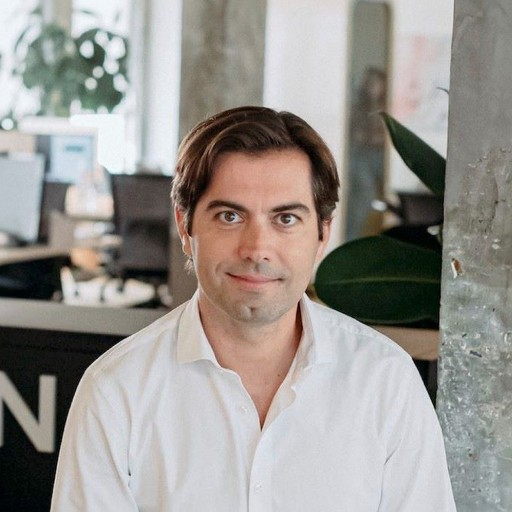
#> input picture .github/examples/face.jpeg, 512 x 512 px
$ python -i utils.py   (imports and definitions only)
#> lines starting #> are read from the running program, lines starting #| are printed output that depends on the picture; after the words box and inside, x2 and y2 are one past the last pixel; in counts of white or black regions, pixels touching at a corner belong together
#> further down, picture is the input picture: shape (512, 512, 3); mean B, G, R 144.7, 149.3, 153.2
import io
import cv2
import numpy as np
from fastapi import UploadFile
from PIL import Image, ImageDraw

# [1 line not run here, left out]


# [49 lines left out: functions get_nparray_from_uploadfile, add_watermark, round_img, not called in this run]
import cv2
import numpy as np

def detect_face_in_image(img):
    # Convert the image to grayscale for face detection
    gray = cv2.cvtColor(img, cv2.COLOR_BGR2GRAY)
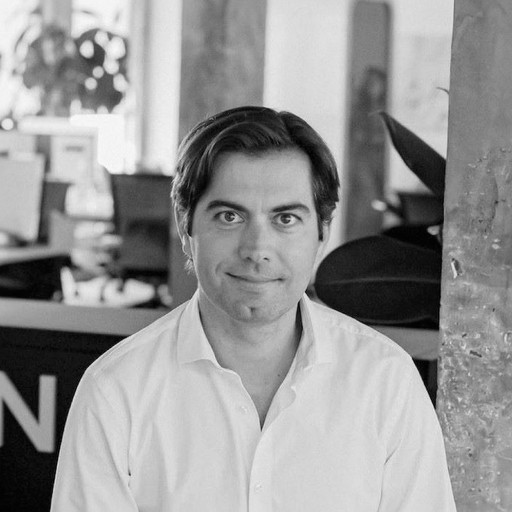
#> gray: shape (512, 512); min 0, max 253, mean 149.9

    # Use OpenCV's Haar Cascade to detect faces
    face_cascade = cv2.CascadeClassifier(cv2.data.haarcascades + "haarcascade_frontalface_default.xml")
    faces = face_cascade.detectMultiScale(gray, scaleFactor=1.1, minNeighbors=5, minSize=(30, 30))
#> faces = [[437, 436, 54, 54], [56, 192, 73, 73], [185, 161, 147, 147]]

    # In this example, just take the first detected face
    if len(faces) == 0:
        return None
    return faces[0]

def apply_vignette(image):
    bbox = detect_face_in_image(image)
#> bbox = [437, 436, 54, 54]
    if bbox is None:
        # If no face is detected, return the original image
        return image
    x, y, w, h = bbox
#> x = 437; y = 436; w = 54; h = 54
    center = (x + w // 2, y + h // 2)
#> center = (464, 463)
    face_radius = max(w, h) * 0.85  # Reduced radius
#> face_radius = 45.9

    rows, cols, _ = image.shape
#> rows = 512; cols = 512
    vignette_mask = np.zeros((rows, cols), dtype=np.uint8)
    smooth_factor = 0.8  # Ultra smooth transition

    for i in range(rows):
        for j in range(cols):
            dist_to_center = np.sqrt((center[0]-j)**2 + (center[1]-i)**2)
            dist_to_edge = min(j, i, cols - j, rows - i)
            vignette_strength = (1.0 - dist_to_edge / max(rows, cols) * 2) * 255
            fade = np.clip((dist_to_center - face_radius) / (face_radius * smooth_factor), 0, 1)
            vignette_mask[i, j] = np.clip(vignette_strength * fade, 0, 255)
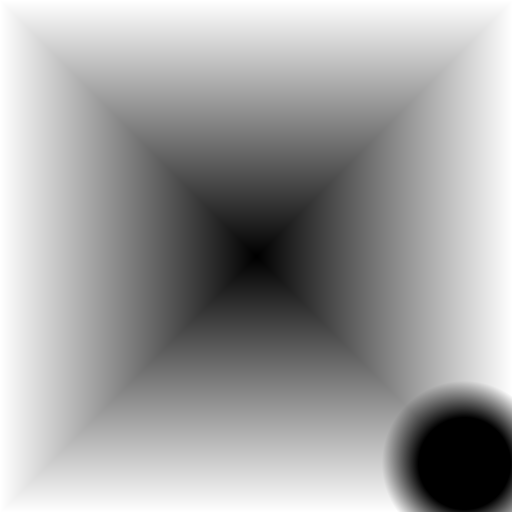
#> vignette_mask: shape (512, 512); min 0, max 255, mean 160.5

    vignette_image = cv2.merge([vignette_mask, vignette_mask, vignette_mask])

    # Create a mask to preserve the face
    face_mask = np.zeros((rows, cols), dtype=np.uint8)
    cv2.circle(face_mask, center, int(face_radius), (255, 255, 255), -1)
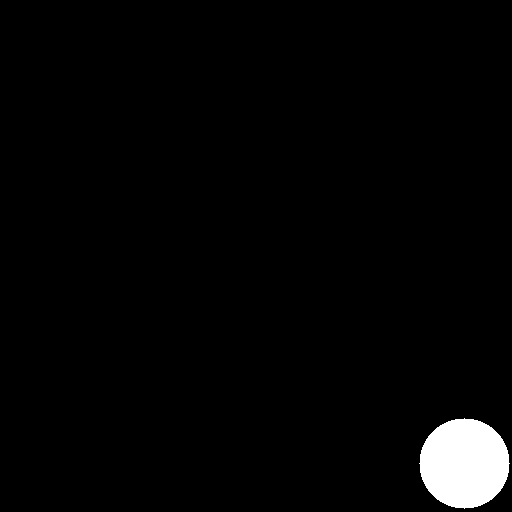
#> face_mask: shape (512, 512); 2.4% white; 1 white region, box (x1, y1, x2, y2) and area: (419, 418, 510, 509) 6361
    face_image = cv2.bitwise_and(image, image, mask=face_mask)
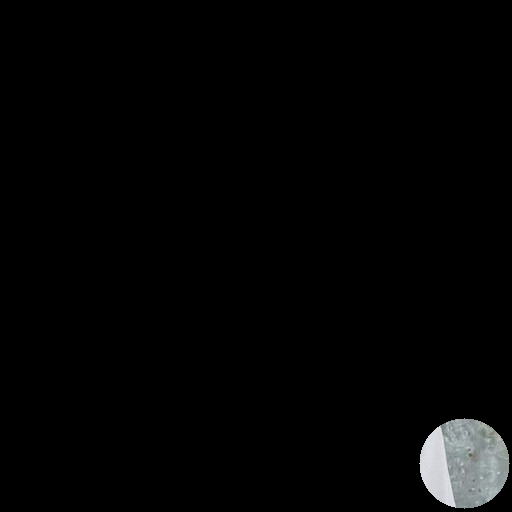
#> face_image: shape (512, 512, 3); mean B, G, R 4.2, 4.2, 4

    # Subtract face from the original image
    image_without_face = cv2.subtract(image, face_image)
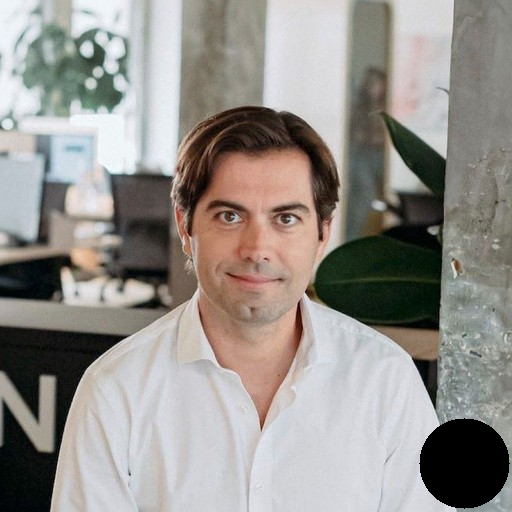
#> image_without_face: shape (512, 512, 3); mean B, G, R 140.5, 145.2, 149.2

    # Apply the vignette mask to the image without the face
    result_without_face = cv2.addWeighted(image_without_face, 1.0, vignette_image, -0.7, 0)
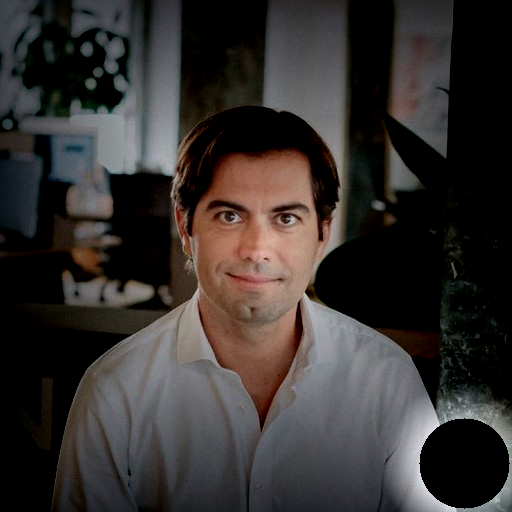
#> result_without_face: shape (512, 512, 3); mean B, G, R 47.7, 49.6, 54

    # Combine the results to get the final image
    result = cv2.add(result_without_face, face_image)
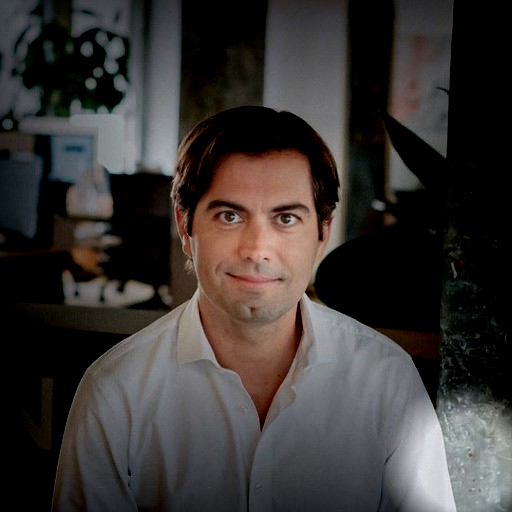
#> result: shape (512, 512, 3); mean B, G, R 51.9, 53.8, 58

    return result

>>> import cv2
>>> picture = cv2.imread('../../.github/examples/face.jpeg')
>>> result = apply_vignette(picture)
